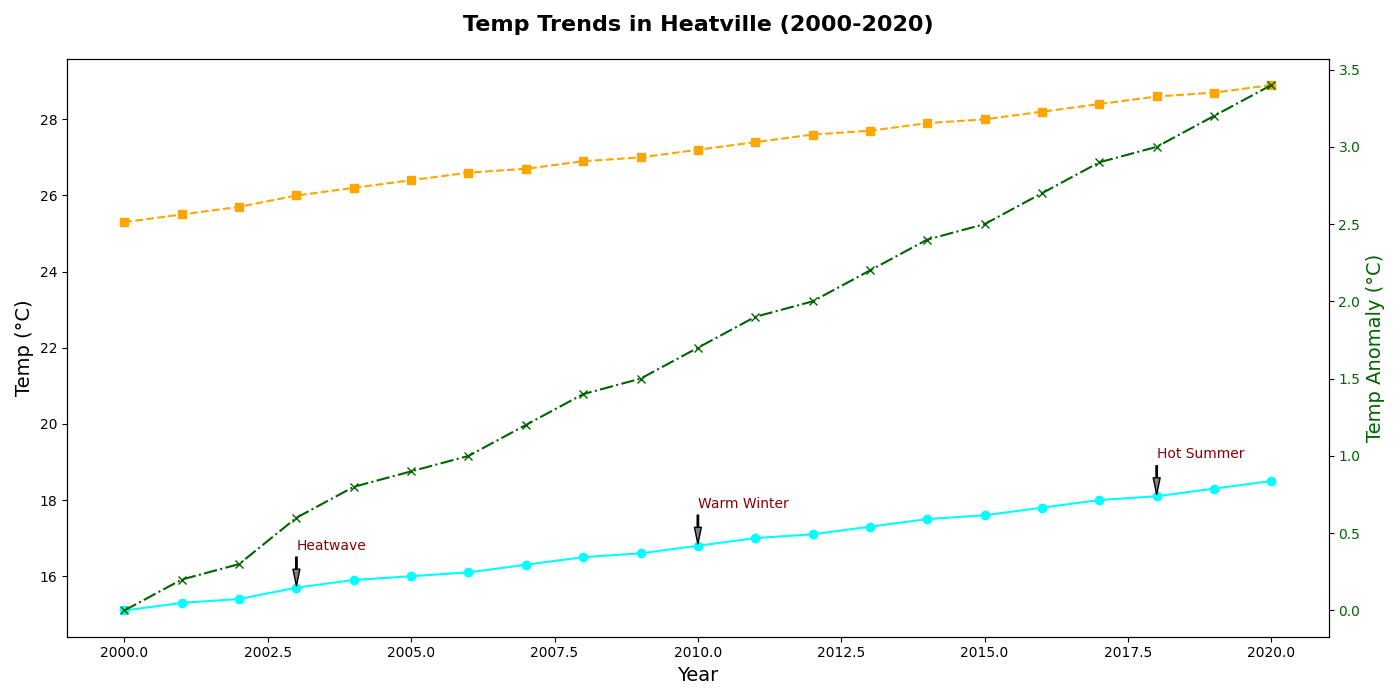

Here is the Python script that generated this plot:
import matplotlib.pyplot as plt
import numpy as np

years = np.array([2000, 2001, 2002, 2003, 2004, 2005, 2006, 2007, 2008, 2009, 
                  2010, 2011, 2012, 2013, 2014, 2015, 2016, 2017, 2018, 2019, 2020])
avg_temps = np.array([15.1, 15.3, 15.4, 15.7, 15.9, 16.0, 16.1, 16.3, 16.5, 16.6, 
                      16.8, 17.0, 17.1, 17.3, 17.5, 17.6, 17.8, 18.0, 18.1, 18.3, 18.5])
high_temps = np.array([25.3, 25.5, 25.7, 26.0, 26.2, 26.4, 26.6, 26.7, 26.9, 27.0, 
                       27.2, 27.4, 27.6, 27.7, 27.9, 28.0, 28.2, 28.4, 28.6, 28.7, 28.9])

fig, ax = plt.subplots(figsize=(14, 7))
ax.plot(years, avg_temps, marker='o', linestyle='-', color='cyan')
ax.plot(years, high_temps, marker='s', linestyle='--', color='orange')

events = {
    2003: "Heatwave",
    2010: "Warm Winter",
    2018: "Hot Summer"
}

for year, event in events.items():
    temp = avg_temps[years.tolist().index(year)]
    ax.annotate(event,
                xy=(year, temp),
                xytext=(year, temp + 1),
                arrowprops=dict(facecolor='grey', shrink=0.05, width=1, headwidth=5),
                fontsize=10,
                color='darkred')

ax.set_title('Temp Trends in Heatville (2000-2020)', fontsize=16, fontweight='bold', pad=20)
ax.set_xlabel('Year', fontsize=14)
ax.set_ylabel('Temp (°C)', fontsize=14)

base_avg_temp = avg_temps[0]
anomalies = avg_temps - base_avg_temp
ax2 = ax.twinx()
ax2.plot(years, anomalies, color='darkgreen', marker='x', linestyle='-.')
ax2.set_ylabel('Temp Anomaly (°C)', fontsize=14, color='darkgreen')
ax2.tick_params(axis='y', labelcolor='darkgreen')

plt.tight_layout()
plt.show()
